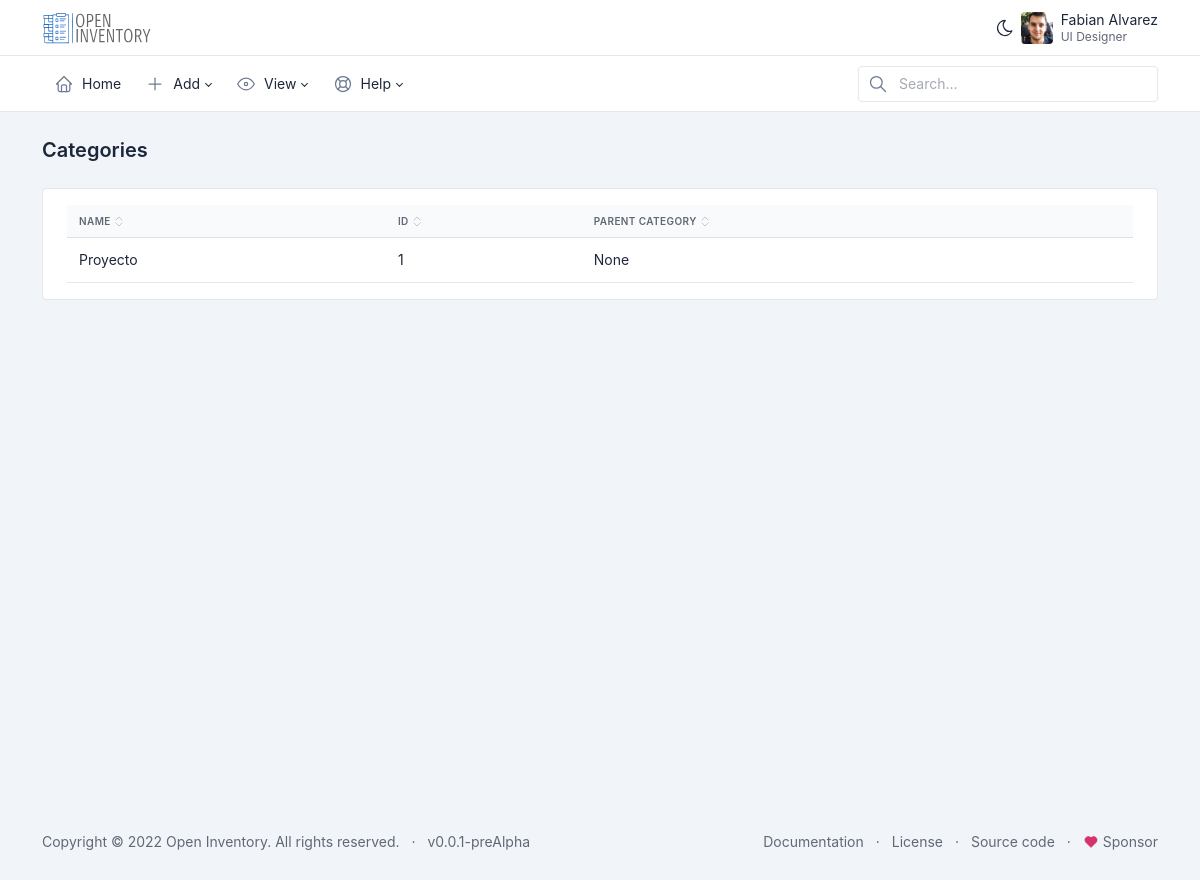
Screenshot of /view-categories with the database file from the repository.
### dashboard/models.py (models this page shows, shortened)
class Category(models.Model):
    name = models.CharField(max_length=200)
    description = models.TextField(null=True, blank=True)
    parent_category = models.ForeignKey('self', on_delete=models.CASCADE, null=True, blank=True)
    class Meta:
        verbose_name_plural = "Categories"
        verbose_name = "Category"

### dashboard/views.py (the view)
# urls.py: path('view-categories', views.view_categories, name='view_categories'),
def view_categories(request):
  categories = Category.objects.all()
  return render(request, 'view-categories.html', {"title": "Categorías", "categories": categories})

### dashboard/templates/view-categories.html (shortened to what this page needs)
<!DOCTYPE html>
<html>
<body>
{% extends 'menu.html' %}
{% block pagecontent %}
{% load custom_tags %}
<!doctype html>
<html lang="en">
  <body >
      <div class="page-wrapper">
        <div class="page-header d-print-none">
          <div class="container-xl">
            <div class="row g-2 align-items-center">
              <div class="col">
                <h2 class="page-title">
                  {{_('Categories')}}
                </h2>
              </div>
            </div>
          </div>
        </div>
        <div class="page-body">
          <div class="container-xl">
            <div class="card">
              <div class="card-body">
                <div id="table-default" class="table-responsive">
                  <table class="table">
                    <thead>
                      <tr>
                        <th><button class="table-sort" data-sort="sort-name">{{_('Name')}}</button></th>
                        <th><button class="table-sort" data-sort="sort-id">{{_('ID')}}</button></th>
                        <th><button class="table-sort" data-sort="sort-parent">{{_('Parent category')}}</button></th>
                      </tr>
                    </thead>
                    <tbody class="table-tbody">
                    {% for category in categories %}
                      <tr>
                        <td class="sort-name"><a class="text-reset" href="{% url 'dashboard:get_category' category.id %}">{{ category.name }}</a></td>
                        <td class="sort-id">{{ category.id }}</td>
                        <td class="sort-parent">{{ category.parent_category }}</td>
                      </tr>
                    {% endfor %}
                    </tbody>
                  </table>
                </div>
              </div>
            </div>
          </div>
        </div>
      </div>
    </div>
  </body>
</html>
{% endblock %}

### static/templates/menu.html (style rules this page uses)
:root { --tblr-font-sans-serif: Inter, -apple-system, BlinkMacSystemFont, San Francisco, Segoe UI, Roboto, Helvetica Neue, sans-serif; }

### rows the page displays
Category: name "Proyecto", id "1", parent_category "None"
